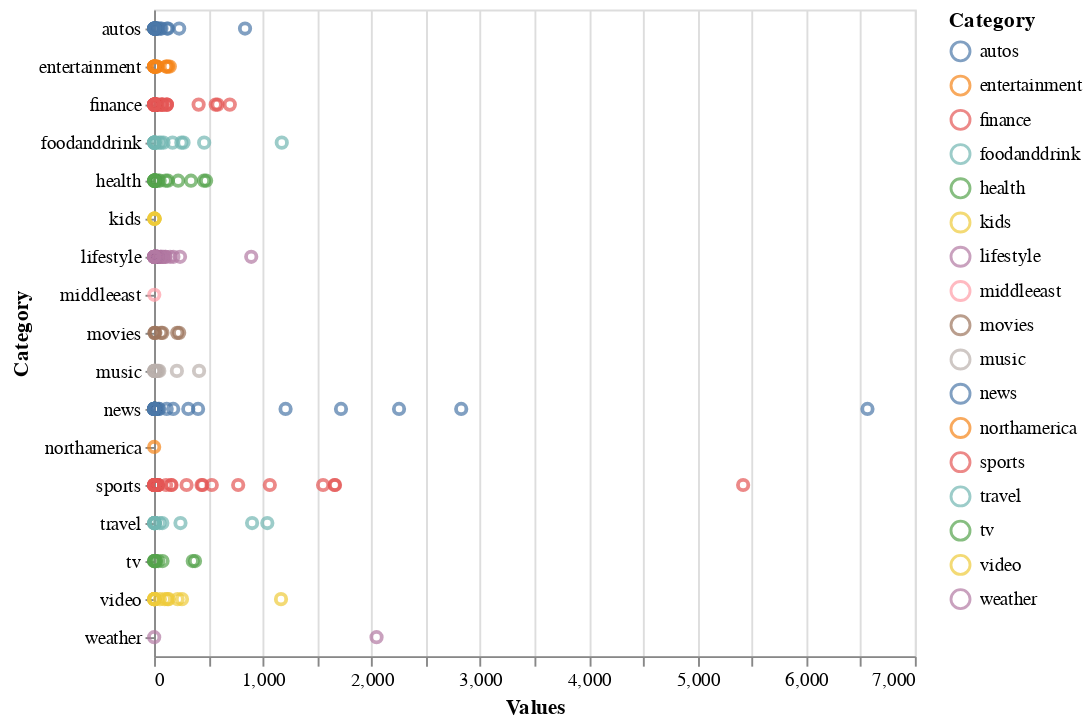

The notebook cell saved with this chart:
### Markdown cell above
## Altair: Brush Scatter Plot - Interactive

### Code cell
display(button)

brush = alt.selection(type='interval')

sp2 = alt.Chart(df1).mark_point().encode(
    x='Values',
    y='Category:N',
    color=alt.condition(brush, 'Category', 
                        alt.value('grey')),
).add_selection(brush)

sp2

### Figure 1 — Vega-Lite specification as saved in the notebook (floating-point values rounded to 4 significant figures; data arrays with more than 128 entries replaced by an {"elided": "..."} marker saying what was removed)
{"config": {"view": {"continuousWidth": 400, "continuousHeight": 300}}, "data": {"name": "data-f7a56e7201e521f26933774bfd092be6"}, "mark": "point", "encoding": {"color": {"condition": {"type": "nominal", "field": "Category", "selection": "selector001"}, "value": "grey"}, "x": {"type": "quantitative", "field": "Values"}, "y": {"type": "nominal", "field": "Category"}}, "selection": {"selector001": {"type": "interval"}}, "$schema": "https://vega.github.io/schema/vega-lite/v4.8.1.json", "datasets": {"data-f7a56e7201e521f26933774bfd092be6": {"elided": "283 records"}}}
